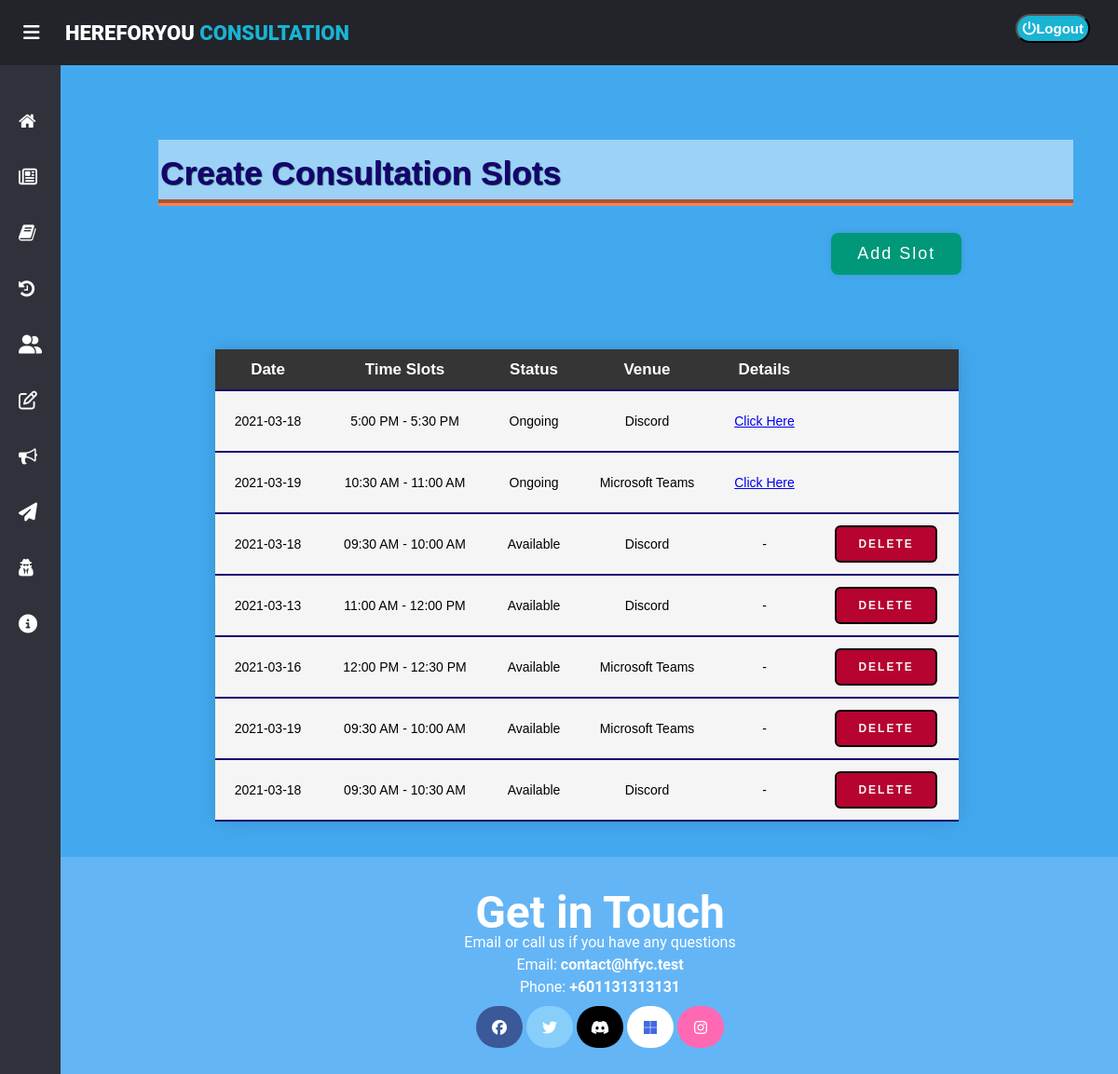
Screenshot of /hfyc/consultation/Settings_TimeSlot/consultv2.php (signed in) with the database file from the repository.
### tables this page shows
CREATE TABLE IF NOT EXISTS `consultor_consultation` (
  `Consultation_ID` int(50) NOT NULL AUTO_INCREMENT,
  `Consult_Date` date NOT NULL,
  `Start_Time` varchar(50) NOT NULL,
  `End_Time` varchar(50) NOT NULL,
  `Consultor_ID` varchar(50) NOT NULL,
  `ConsultationVenue` varchar(50) NOT NULL,
  `SlotStatus` varchar(12) NOT NULL,
  PRIMARY KEY (`Consultation_ID`)
);

### hfyc/consultation/Settings_TimeSlot/consultv2.php (the view, shortened to what this page needs)
<!DOCTYPE html>
<html lang="en" dir="ltr">
<head>
    <link rel="stylesheet" href="styleconsultv2.css">
    <link rel="stylesheet" href="https://use.fontawesome.com/releases/v5.8.1/css/all.css">
    <link rel="stylesheet" href="https://cdnjs.cloudflare.com/ajax/libs/font-awesome/5.12.1/css/all.min.css">
    <link rel="stylesheet" href="https://cdnjs.cloudflare.com/ajax/libs/font-awesome/4.7.0/css/font-awesome.min.css">
</head>
<body>
    <div class='wrapper'>
        <header>
            <label for="check">
                <i class="fas fa-bars" id="sidebar_btn"></i>
            </label>
            <div class="left_area">
                <h3>HEREFORYOU <span>CONSULTATION</span></h3>
            </div>
            <div class="right_area">
                <form style="--i: 1.8s" action="../../m_connection/logout.con.php" method="post">
                    <button type="submit" name="logout-submit" class="logout_btn"><i class="fas fa-power-off"></i>Logout</button>
                </form>
            </div>
        </header>
                <?php
                require '../../sidebar_template.php';
                ?>
        <div class="sidebar">
            <?php
            require '../../sidebar_template.php';
            ?>
        </div>
        <div class="content">
            <section>
                <div class='overlay'>
                    <h1> Create Consultation Slots</h1><button class="btnOpen" id="btnOpen">Add Slot</button>
                    <?php
                    $servername = "localhost";
                    $username = "root";
                    $password = "";
                    $db = "hfyc_apu";
                    $conn = mysqli_connect($servername, $username, $password, $db);
                    $sql = "SELECT `ConsultorTP` from consultor where `UserID` = '" . $_SESSION['id'] . "'";
                    $sessiontp = mysqli_fetch_row(mysqli_query($conn, $sql))[0];
                    ?>
                    <?php
                    $servername = "localhost";
                    $username = "root";
                    $password = "";
                    $db = "hfyc_apu";
                    $conn = mysqli_connect($servername, $username, $password, $db);
                    $sql = "SELECT * from Consultor_Consultation where Consultor_ID = '$sessiontp'";
                    $result = mysqli_query($conn, $sql);
                    if ($result->num_rows >= 1) {
                        echo "<table class='table-style' width='100%'>";
                        echo "<thead>";
                        echo "<tr>";
                        echo "<th>Date</th>";
                        echo "<th >Time Slots</th>";
                        echo "<th>Status</th>";
                        echo "<th>Venue</th>";
                        echo "<th >Details</th>";
                        echo "<th></th>";
                        echo "</tr>";
                        echo "</thead>";
                        while ($row = $result->fetch_assoc()) {
                            echo "<tbody>";
                            echo "<tr>";
                            echo "<td>" . $row["Consult_Date"] . "</td>";
                            echo "<td>" . $row["Start_Time"] . " - " . $row["End_Time"] . "</td>";
                            echo "<td class= 'sold'>" . $row["SlotStatus"] . "</td>";
                            echo "<td>" . $row["ConsultationVenue"] . "</td>";
                            if ($row["SlotStatus"] == "Ongoing") {
                                echo "<td>" . "<a href= '../CheckPastHistory/displaypast.php?id=" . $row['Consultation_ID'] . "' style= 'text-decoration: underline;color;black;' class = 'link'>Click Here</a>" . "</td>";
                            }else{
                                echo "<td>" . "<a href= '#' style= 'text-decoration: none; color: black;' class = 'link'>-</a>" . "</td>";
                            }
                            echo "<td><a style ='color:white' href ='deletev2.php?id=" . $row["Consultation_ID"] . "'><button class='btnDelete' name='btnDelete' id='btnDelete' onClick='deleteme()' >Delete</button></a>";
                            echo "</tr>";
                        }
                    }
                    ?>
                    </tbody>
                    </table>
                </div>
            </section>
        </div>
    </div>
    <div class="footer">
        <footer>
            <h3>Get in Touch</h3>
            <p>Email or call us if you have any questions</p>
            <p>Email: <strong>contact@hfyc.test</strong></p>
            <p>Phone:
                <strong>+601131313131</strong>
            </p>
            <p class="social-media">
                <a href="https://www.facebook.com/Here4U-Consultation-104752271688960"><i class="fab fa-facebook" onclick=""></i></a>
                <a href="https://twitter.com/Here4uC"><i class="fab fa-twitter"></i></a>
                <a href="https://discord.gg/8VDjdcyZDS"><i class="fab fa-discord"></i></a>
                <a href="https://tinyurl.com/2sueavzs"><i class="fab fa-microsoft"></i></a>
                <a href="https://www.instagram.com/here4u_consultation/"><i class="fab fa-instagram"></i></a>
            </p>
        </footer>
    </div>
</body>
</html>

### hfyc/consultation/Settings_TimeSlot/styleconsultv2.css (style rules this page uses)
body { margin: 0; padding: 0; font-family: "Roboto", sans-serif; background: #64b5f6; }
.wrapper { overflow-x: hidden; width: 100vw; position: relative; }
header { z-index: 1; position: fixed; background: #22242A; padding: 20px; width: 100vw; top: 0; height: 30px; }
.left_area h3 { color: #fff; margin: 0; text-transform: uppercase; font-size: 22px; font-weight: 900; margin-left: 50px; margin-top: 3px; }
.left_area span { color: #19B3D3; margin-top: 20px; }
.logout_btn { padding: 5px; background: #19B3D3; text-decoration: none; float: right; margin-top: -33px; margin-right: 50px; border-radius: 2px; font-size: 15px; font-weight: 600; color: #fff; transition: 0.5s; transition-property: background; border-radius: 25px; }
.sidebar { z-index: 1; top: 0; background: #2f323a; margin-top: 70px; padding-top: 30px; position: fixed; left: 0; width: 250px; height: calc(100% - 9%); transition: 0.5s; transition-property: left; overflow-y: auto; }
label #sidebar_btn { z-index: 1; color: #fff; position: fixed; cursor: pointer; left: 25px; font-size: 20px; margin: 5px 0; transition: 0.5s; transition-property: color; }
#check:checked~.sidebar { left: -185px; }
.content { margin-top: 60px; padding-left: 0px; margin-left: 250px; background-color: rgb(56, 165, 238, 0.5); background-position: center; background-size: cover; transition: 0.5s; height: auto; }
#check:checked~.content { margin-left: 60px; }
section { height: auto; }
.overlay { position: relative; padding-top: 40px; padding-bottom: 20px; width: 100%; height: auto; min-height: 100vh; top: 0px; left: 0; background-color: rgb(56, 165, 238, 0.5); }
.overlay h1 { width: 86%; }
table { empty-cells: hide; }
h1 { width: 92%; height: 50px; text-align: left; align-content: center; margin-top: 50px; margin-left: 110px; color: #160270; font-family: 'Julius Sans One', sans-serif; font-size: 29px; font-weight: bold; line-height: 32px; text-shadow: 1px 1px 1px #062931; padding-bottom: 3px; padding-top: 11px; padding-left: 2px; border-bottom-style: groove; border-bottom-color: coral; border-bottom-width: 7px; background-color: #ffffff7a; }
.btnOpen { cursor: pointer; font-family: Arial, Helvetica, sans-serif; border: none; background-color: #009879; width: 160px; height: 45px; font-size: 18px; color: #fff; margin-left: 79%; letter-spacing: 2px; border-radius: 8px; box-shadow: 0 0 10px rgba(0, 0, 0, 0.1); -webkit-transition-duration: 0.5s; transition-duration: 0.5s; -webkit-transition-property: box-shadow, transform; transition-property: box-shadow, transform; }
table { margin: 25px 0 0 350px; text-align: left; margin-top: 45px; }
.table-style { border-collapse: collapse; font-size: 19px; font-family: sans-serif; box-shadow: 0 0 20px rgba(0, 0, 0, 0.15); margin-left: 145px; max-width: 80%; text-align: center; }
.table-style thead tr { background-color: #353536; color: #ffffff; text-align: center; }
.table-style tbody { background-color: whitesmoke; }
.table-style th, .table-style td { padding: 12px 15px; }
.table-style td { font-size: 14px; }
.table-style tr { font-size: 17px; }
.table-style tbody tr { border-bottom: 1px solid #dddddd; }
.table-style tbody tr:last-of-type { border-bottom: 2px solid #160270; }
.btnComplete, .btnDelete { border: none; width: 110px; height: 40px; border-radius: 6px; border: 2px solid black; letter-spacing: 2px; font-size: 12px; text-transform: uppercase; cursor: pointer; }
.btnDelete { background-color: #b6032f; color: whitesmoke; font-weight: 700; }
footer { text-align: center; padding: 0rem 0rem 2rem 5.5rem; margin: auto; color: #fff; line-height: 0.5; }
footer h3 { font-size: 3rem; margin-bottom: 0; }
.social-media { margin-bottom: 0px; }
.fab { height: 30px; width: 50px; padding-top: 15px; border-radius: 50px; transition: 0.3s; }
.fa-facebook { background: #3B5998; color: white; }
.fa-twitter { background: lightskyblue; color: white; }
.fa-discord { background: black; color: #fff; }
.fa-microsoft { background: #fff; color: royalblue; }
.fa-instagram { background: hotpink; color: #fff; }
@media (max-width: 1300px) { h1 { width: 82%; } }
@media (max-width: 1300px) { .btnOpen { margin-left: 73%; width: 140px; } }
@media (max-width: 1300px) { .overlay table { margin: auto; margin-top: 10vh; width: 70%; text-align: center; } }
@media (max-width: 1300px) { .overlay h1 { font-size: 2.2em; } }

### rows the page displays
consultor_consultation: Consult_Date "2021-03-18", Start_Time "5:00 PM", End_Time "5:30 PM", SlotStatus "Ongoing", ConsultationVenue "Discord"
consultor_consultation: Consult_Date "2021-03-19", Start_Time "10:30 AM", End_Time "11:00 AM", SlotStatus "Ongoing", ConsultationVenue "Microsoft Teams"
consultor_consultation: Consult_Date "2021-03-18", Start_Time "09:30 AM", End_Time "10:00 AM", SlotStatus "Available", ConsultationVenue "Discord"
consultor_consultation: Consult_Date "2021-03-13", Start_Time "11:00 AM", End_Time "12:00 PM", SlotStatus "Available", ConsultationVenue "Discord"
consultor_consultation: Consult_Date "2021-03-16", Start_Time "12:00 PM", End_Time "12:30 PM", SlotStatus "Available", ConsultationVenue "Microsoft Teams"
consultor_consultation: Consult_Date "2021-03-19", Start_Time "09:30 AM", End_Time "10:00 AM", SlotStatus "Available", ConsultationVenue "Microsoft Teams"
consultor_consultation: Consult_Date "2021-03-18", Start_Time "09:30 AM", End_Time "10:30 AM", SlotStatus "Available", ConsultationVenue "Discord"
